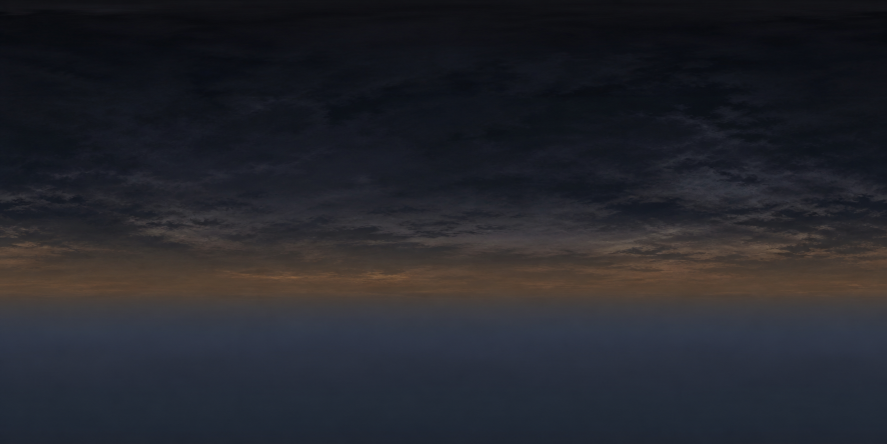
#> input picture assets/skyboxes/source/dc_night.png, 1774 x 887 px (shown at 1/2 size)
$ python generate_skybox_assets.py ../assets/skyboxes/source out
#> lines starting #> are read from the running program, lines starting #| are printed output that depends on the picture
#!/usr/bin/env python3
"""Normalize generated panoramas into seamless, runtime-ready sky BMPs."""

from __future__ import annotations

import argparse
from pathlib import Path

from PIL import Image, ImageFilter, ImageOps


WIDTH = 1024
HEIGHT = 512
SEAM_BAND = 48
SEAM_BLUR_RADIUS = 8
POLE_BAND = 24
ASSETS = (
    "dc_night",
    "park_storm",
    "kazakhstan_night",
    "stronghold_dawn",
    "almaty_industrial",
)


def smooth_edge_weight(distance: int, band: int) -> float:
    if band <= 1:
        return 1.0
    position = min(max(distance / (band - 1), 0.0), 1.0)
    smoothstep = position * position * (3.0 - 2.0 * position)
    return 1.0 - smoothstep


def close_horizontal_seam(image: Image.Image) -> Image.Image:
    # Feather a circular blur into the wrap. Mirrored edge averaging creates
    # a visible V-shaped fold even when the first/last texels are identical.
    tiled = Image.new(image.mode, (image.width * 3, image.height))
    for copy in range(3):
        tiled.paste(image, (copy * image.width, 0))
    periodic_blur = tiled.filter(
        ImageFilter.GaussianBlur(radius=SEAM_BLUR_RADIUS)
    ).crop((image.width, 0, image.width * 2, image.height))

    mask = Image.new("L", image.size, 0)
    mask_pixels = mask.load()
    for distance in range(SEAM_BAND):
        left = distance
        right = image.width - 1 - distance
        alpha = round(255 * smooth_edge_weight(distance, SEAM_BAND))
        for y in range(image.height):
            mask_pixels[left, y] = alpha
            mask_pixels[right, y] = alpha
    return Image.composite(periodic_blur, image, mask)


def close_poles(image: Image.Image) -> Image.Image:
    # All longitudes converge at a pole. Smoothly collapse the last rows to
    # one colour so looking up/down cannot expose a radial pinwheel.
    result = image.copy()
    source = image.load()
    target = result.load()
    for distance in range(POLE_BAND):
        weight = smooth_edge_weight(distance, POLE_BAND)
        for y in {distance, image.height - 1 - distance}:
            average = tuple(
                round(
                    sum(source[x, y][channel] for x in range(image.width))
                    / image.width
                )
                for channel in range(3)
            )
            for x in range(image.width):
                target[x, y] = tuple(
                    round(value + (mean - value) * weight)
                    for value, mean in zip(source[x, y], average)
                )
    return result


def build(source_dir: Path, output_dir: Path) -> None:
    output_dir.mkdir(parents=True, exist_ok=True)
    previews: list[Image.Image] = []
    for name in ASSETS:
        source_path = source_dir / f"{name}.png"
        source = Image.open(source_path).convert("RGB")
        panorama = ImageOps.fit(
            source,
            (WIDTH, HEIGHT),
            method=Image.Resampling.LANCZOS,
            centering=(0.5, 0.5),
        )
        panorama = close_poles(close_horizontal_seam(panorama))
        # BMP keeps SDL loading dependency-free. Metadata is deliberately
        # stripped and all files share one audited 2:1 format.
        panorama.save(output_dir / f"{name}.bmp", format="BMP")
        previews.append(
            panorama.resize((384, 192), Image.Resampling.LANCZOS)
        )

    contact = Image.new("RGB", (384, 192 * len(previews)), (0, 0, 0))
    for row, preview in enumerate(previews):
        contact.paste(preview, (0, row * 192))
    contact.save(output_dir / "preview.png", optimize=True)


def main() -> None:
    parser = argparse.ArgumentParser()
    parser.add_argument("source_dir", type=Path)
    parser.add_argument("output_dir", type=Path)
    arguments = parser.parse_args()
    build(arguments.source_dir, arguments.output_dir)
#> in build, source is the input picture: PIL image 1774x887 RGB; mean R, G, B 36.5, 37.6, 44
#> in build, `panorama = ImageOps.fit( source, (WIDTH, HEIGHT), method=Image.Resampl..`:
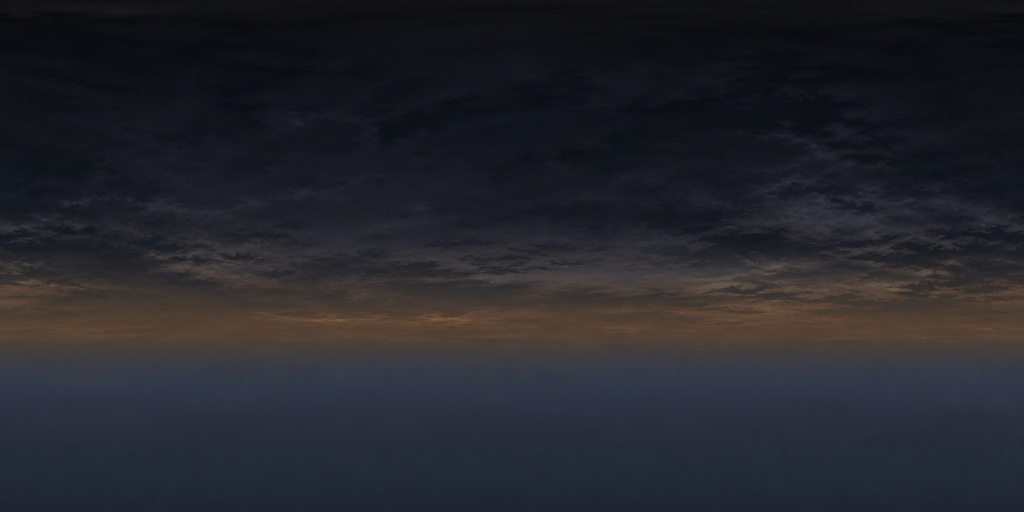
#> panorama: PIL image 1024x512 RGB; mean R, G, B 36.5, 37.6, 44
#> in close_horizontal_seam, `tiled = Image.new(image.mode, (image.width * 3, image.height))`: tiled: PIL image 3072x512 RGB; every value is 0
#> after the loop in close_horizontal_seam, `for copy in range(3):`:
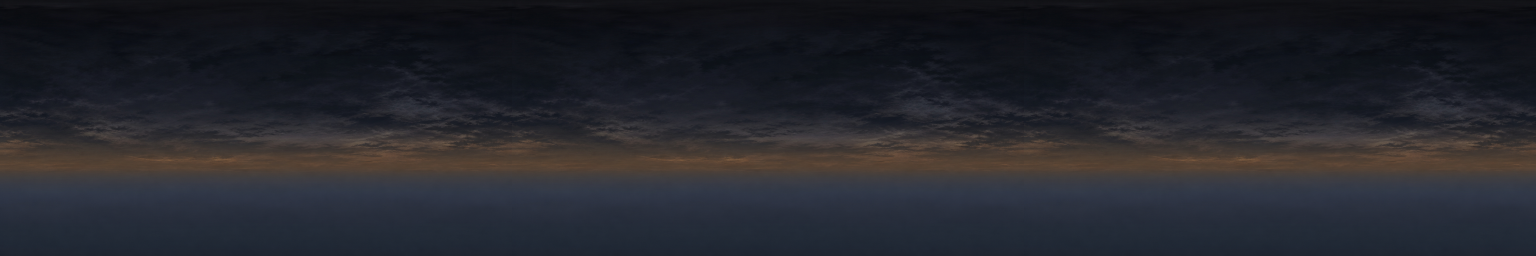
#> tiled: PIL image 3072x512 RGB (shown at 1/2 size); mean R, G, B 36.5, 37.6, 44
#> in close_horizontal_seam, `mask = Image.new("L", image.size, 0)`: mask: PIL image 1024x512 L; every value is 0


if __name__ == "__main__":
#> (the run stopped early here; a loop or call above may not have finished)
